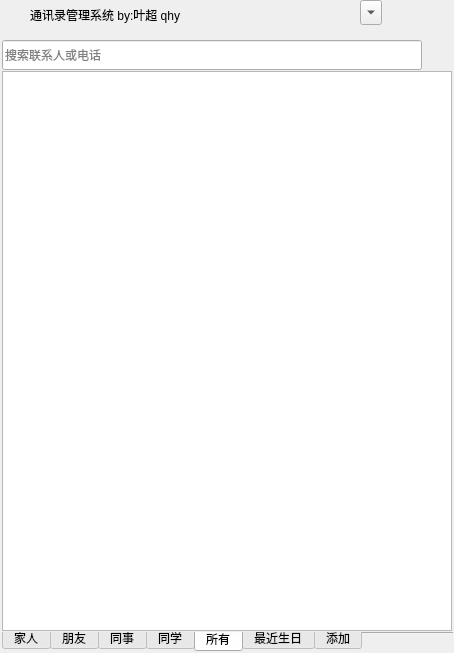
<?xml version="1.0" encoding="UTF-8"?>
<ui version="4.0">
 <class>MainWindow</class>
 <widget class="QMainWindow" name="MainWindow">
  <property name="geometry">
   <rect>
    <x>0</x>
    <y>0</y>
    <width>454</width>
    <height>653</height>
   </rect>
  </property>
  <property name="minimumSize">
   <size>
    <width>454</width>
    <height>653</height>
   </size>
  </property>
  <property name="maximumSize">
   <size>
    <width>454</width>
    <height>653</height>
   </size>
  </property>
  <property name="windowIcon">
   <iconset resource="icon.qrc">
    <normaloff>:/new/icon/notebook62.png</normaloff>:/new/icon/notebook62.png</iconset>
  </property>
  <property name="styleSheet">
   <string notr="true">   MainWindow{
    border-radius: 1px;
    border: 2px solid rgb(89, 153, 48);
}

QPushButton {
    border-radius: 2px;
    background:transparent;
    color: green;
}


QPushButton:hover{
  background-color: qconicalgradient(cx:0.5, cy:0.522909, angle:179.9, stop:0.494318 rgba(134, 198, 233, 255), stop:0.5 rgba(206, 234, 248, 255));
  border-radius:5px;
}

QPushButton:pressed{
  background-color:#CCCCCC;
  border-radius:5px;
  border: 1px solid #5F92B2;  
}
</string>
  </property>
  <widget class="QWidget" name="centralWidget">
   <widget class="QListWidget" name="listWidget">
    <property name="geometry">
     <rect>
      <x>2</x>
      <y>71</y>
      <width>450</width>
      <height>560</height>
     </rect>
    </property>
    <property name="styleSheet">
     <string notr="true"> QScrollBar:vertical {
       border: 2px solid grey;
       background: white;
       width: 15px;
       margin: 22px 0 22px 0;
   }
   QScrollBar::handle:vertical {
       background: rgb(229,243,255);
       min-height: 20px;
   }
   QScrollBar::handle:hover:vertical {
       background: rgb(205,232,255);
       min-height: 20px;
   }
   QScrollBar::handle:vertical:pressed {
       background: rgb(200,200,255);
       min-height: 20px;
   }
   
   
   QScrollBar::add-line:vertical {
       border: 2px solid grey;
       background: white;
       height: 20px;
       subcontrol-position: bottom;
       subcontrol-origin: margin;
   }
   
   QScrollBar::add-line:vertical:hover {
       border: 2px solid grey;
       background: rgb(231,231,231);
       height: 20px;
       subcontrol-position: bottom;
       subcontrol-origin: margin;
   }
   
   QScrollBar::add-line:vertical:pressed {
       border: 2px solid grey;
       background: rgb(206,206,206);
       height: 20px;
       subcontrol-position: bottom;
       subcontrol-origin: margin;
   }
   
   
   QScrollBar::sub-line:vertical {
       border: 2px solid grey;
       background: white;
       height: 20px;
       subcontrol-position: top;
       subcontrol-origin: margin;
   }
   
   QScrollBar::sub-line:vertical:hover {
       border: 2px solid grey;
       background: rgb(231,231,231);
       height: 20px;
       subcontrol-position: top;
       subcontrol-origin: margin;
   }
   
   QScrollBar::sub-line:vertical:pressed {
       border: 2px solid grey;
       background: rgb(206,206,206);
       height: 20px;
       subcontrol-position: top;
       subcontrol-origin: margin;
   }
   
   
   
   QScrollBar::up-arrow:vertical, QScrollBar::down-arrow:vertical {
       border: 2px solid grey;
       width: 3px;
       height: 3px;
       background: white;
   }
      
   QScrollBar::add-page:vertical, QScrollBar::sub-page:vertical {
       background: none;
   }</string>
    </property>
   </widget>
   <widget class="QLineEdit" name="lineEdit">
    <property name="geometry">
     <rect>
      <x>2</x>
      <y>40</y>
      <width>420</width>
      <height>30</height>
     </rect>
    </property>
    <property name="styleSheet">
     <string notr="true">font: 8.5pt &quot;微软雅黑&quot;;</string>
    </property>
    <property name="text">
     <string/>
    </property>
    <property name="placeholderText">
     <string>搜索联系人或电话</string>
    </property>
   </widget>
   <widget class="QPushButton" name="pushButton_2">
    <property name="geometry">
     <rect>
      <x>423</x>
      <y>40</y>
      <width>30</width>
      <height>30</height>
     </rect>
    </property>
    <property name="cursor">
     <cursorShape>PointingHandCursor</cursorShape>
    </property>
    <property name="toolTip">
     <string>&lt;!DOCTYPE HTML PUBLIC &quot;-//W3C//DTD HTML 4.0//EN&quot; &quot;http://www.w3.org/TR/REC-html40/strict.dtd&quot;&gt;
&lt;html&gt;&lt;head&gt;&lt;meta name=&quot;qrichtext&quot; content=&quot;1&quot; /&gt;&lt;style type=&quot;text/css&quot;&gt;
p, li { white-space: pre-wrap; }
&lt;/style&gt;&lt;/head&gt;&lt;body style=&quot; font-family:'SimSun'; font-size:9pt; font-weight:400; font-style:normal;&quot;&gt;
&lt;p style=&quot; margin-top:0px; margin-bottom:0px; margin-left:0px; margin-right:0px; -qt-block-indent:0; text-indent:0px;&quot;&gt;查找联系人，手机号码&lt;/p&gt;&lt;/body&gt;&lt;/html&gt;</string>
    </property>
    <property name="whatsThis">
     <string>&lt;html&gt;&lt;head/&gt;&lt;body&gt;&lt;p&gt;&lt;br/&gt;&lt;/p&gt;&lt;/body&gt;&lt;/html&gt;</string>
    </property>
    <property name="styleSheet">
     <string notr="true">QPushButton {
border-image: url(:/new/icon/zoom34.png);
}




</string>
    </property>
    <property name="text">
     <string/>
    </property>
   </widget>
   <widget class="QPushButton" name="pushButton_3">
    <property name="geometry">
     <rect>
      <x>420</x>
      <y>0</y>
      <width>30</width>
      <height>30</height>
     </rect>
    </property>
    <property name="cursor">
     <cursorShape>PointingHandCursor</cursorShape>
    </property>
    <property name="toolTip">
     <string>&lt;html&gt;&lt;head/&gt;&lt;body&gt;&lt;p&gt;关闭&lt;/p&gt;&lt;/body&gt;&lt;/html&gt;</string>
    </property>
    <property name="styleSheet">
     <string notr="true">QPushButton {
border-image: url(:/new/icon/close.png);
}


QPushButton:hover {
  background-color: #FF0000;
  border-radius:5px;
  border: 1px solid #5F92B2;  
}
\QPushButton:pressed{
  background-color:#CCCCCC;
  border-radius:5px;
  border: 1px solid #5F92B2;  
}</string>
    </property>
    <property name="text">
     <string/>
    </property>
   </widget>
   <widget class="QPushButton" name="pushButton_4">
    <property name="geometry">
     <rect>
      <x>390</x>
      <y>0</y>
      <width>30</width>
      <height>30</height>
     </rect>
    </property>
    <property name="cursor">
     <cursorShape>PointingHandCursor</cursorShape>
    </property>
    <property name="toolTip">
     <string>&lt;html&gt;&lt;head/&gt;&lt;body&gt;&lt;p&gt;最小化&lt;/p&gt;&lt;/body&gt;&lt;/html&gt;</string>
    </property>
    <property name="styleSheet">
     <string notr="true">QPushButton {
border-image: url(:/new/icon/mini.png);
}

</string>
    </property>
    <property name="text">
     <string/>
    </property>
   </widget>
   <widget class="QLabel" name="label">
    <property name="geometry">
     <rect>
      <x>30</x>
      <y>0</y>
      <width>331</width>
      <height>30</height>
     </rect>
    </property>
    <property name="styleSheet">
     <string notr="true">font: 8.5pt &quot;微软雅黑&quot;;</string>
    </property>
    <property name="text">
     <string>通讯录管理系统 by:叶超 qhy</string>
    </property>
    <property name="scaledContents">
     <bool>false</bool>
    </property>
   </widget>
   <widget class="QToolButton" name="toolMenuButton">
    <property name="geometry">
     <rect>
      <x>360</x>
      <y>0</y>
      <width>22</width>
      <height>25</height>
     </rect>
    </property>
    <property name="toolTip">
     <string>&lt;html&gt;&lt;head/&gt;&lt;body&gt;&lt;p&gt;菜单&lt;/p&gt;&lt;/body&gt;&lt;/html&gt;</string>
    </property>
    <property name="text">
     <string/>
    </property>
    <property name="autoRaise">
     <bool>false</bool>
    </property>
    <property name="arrowType">
     <enum>Qt::DownArrow</enum>
    </property>
   </widget>
   <widget class="QLabel" name="label_2">
    <property name="geometry">
     <rect>
      <x>0</x>
      <y>2</y>
      <width>28</width>
      <height>28</height>
     </rect>
    </property>
    <property name="text">
     <string/>
    </property>
    <property name="pixmap">
     <pixmap resource="icon.qrc">:/new/icon/notebook62.png</pixmap>
    </property>
    <property name="scaledContents">
     <bool>true</bool>
    </property>
   </widget>
   <widget class="QTabWidget" name="tabWidget">
    <property name="geometry">
     <rect>
      <x>2</x>
      <y>632</y>
      <width>451</width>
      <height>20</height>
     </rect>
    </property>
    <property name="styleSheet">
     <string notr="true">QTabBar::tab:selected {
background: qlineargradient(x1: 0, y1: 0, x2: 0, y2: 1,
stop: 0 #caf7ff, stop: 0.4 #ebfcff,
stop: 0.5 #ebfcff, stop: 1.0 #caf7ff);
}
QTabBar{
font: 8.5pt &quot;微软雅黑&quot;;
}</string>
    </property>
    <property name="tabPosition">
     <enum>QTabWidget::South</enum>
    </property>
    <property name="currentIndex">
     <number>4</number>
    </property>
    <widget class="QWidget" name="tab">
     <attribute name="title">
      <string>家人</string>
     </attribute>
    </widget>
    <widget class="QWidget" name="tab_2">
     <attribute name="title">
      <string>朋友</string>
     </attribute>
    </widget>
    <widget class="QWidget" name="tab_3">
     <attribute name="title">
      <string>同事</string>
     </attribute>
    </widget>
    <widget class="QWidget" name="tab_4">
     <attribute name="title">
      <string>同学</string>
     </attribute>
    </widget>
    <widget class="QWidget" name="tab_5">
     <attribute name="title">
      <string>所有</string>
     </attribute>
    </widget>
    <widget class="QWidget" name="tab_6">
     <attribute name="title">
      <string>最近生日</string>
     </attribute>
    </widget>
    <widget class="QWidget" name="tab_7">
     <attribute name="title">
      <string>添加</string>
     </attribute>
    </widget>
   </widget>
  </widget>
  <action name="action">
   <property name="text">
    <string>添加联系人</string>
   </property>
  </action>
 </widget>
 <layoutdefault spacing="6" margin="11"/>
 <resources>
  <include location="icon.qrc"/>
 </resources>
 <connections/>
</ui>
